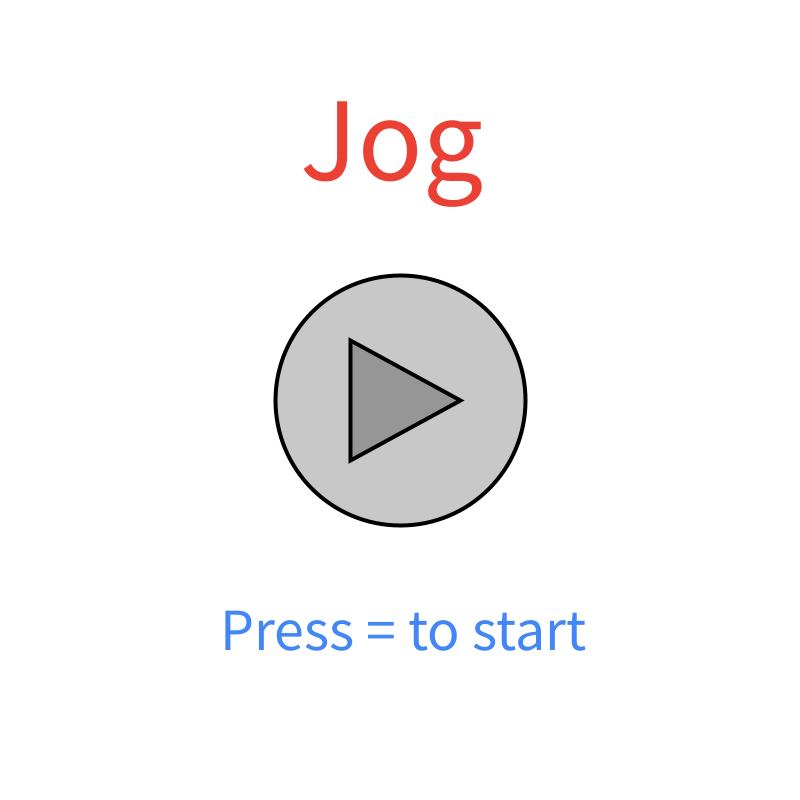
Frame 1 (no input)
Frame 60 (the mouse pressed at the canvas centre just before this capture): identical to frame 1, image omitted
Frame 120 (the mouse held since frame 60 and released just before this capture): identical to frame 1, image omitted

The Processing sketch that drew this single still picture (run headless with seeded random() and noise(); from frame 60 on, the mouse is pressed at the canvas centre):

// Processing sketch: Game
// ── Game.pde
private Character player;
private Tile[][] tiles = new Tile[26][4];
private float grav = 0.6;
private boolean alive, started = false;
private float up, down, left, right;
private int score = 0;
private int ground = 660;
private float wall = 140;

void setup(){
  size (800, 800);
  score = 0;
  player = new Character();
  player.location = new PVector (width/2, ground);
  //intially creates tiles
  for (int i = 0; i < tiles.length; i++){
    for (int j = 0; j < tiles[0].length; j++){
      tiles[i][j] = new Tile(j + 1, 25 / pow(1.25, i + 1), 25 / pow(1.25, i));
    }
  }
}

void score(){
  if (alive){
    score += 1;
    textSize (80);
    fill(0);
    text("SCORE: " + score, 200, 80);
  }
}

void startScreen(){
  background(255);
  textSize (120);
  fill(235, 64, 52);
  text("Jog", 300, 180);
  fill(66, 135, 245);
  textSize (60);
  text("Press = to start", 220, 650);
  stroke(0);
  strokeWeight(4);
  fill(200);
  ellipse(width/2, height/2, 250, 250);
  fill(150);
  triangle(width/2 + 60, height/2, width/2 - 50, height/2 - 60, width/2 - 50, height/2 + 60);
}

void deathScreen(){
  background(0);
  textSize (120);
  fill(235, 64, 52);
  text("YOU DIED", 160, 200);
  textSize (80);
  text("Your score was: " + score, 60, 410);
  fill(66, 135, 245);
  textSize (60);
  text("Press = to play again", 150, 580);
  text("Press - to go to start screen", 60, 670);
}

void draw(){
  //active game
  if(alive){
    tunnel();
    update();
    generate();
    score();
    if (score <= 100){
      textSize (100);
      fill(50, 168, 82);
      text("SURVIVE", 220, 400);
    }
  }
  //start screen
  else if (!started && !alive) {
    startScreen();
  }
  //death screen
  else {
    deathScreen();
  }
}

void tunnel(){
  background(66, 135, 245);
  //draws every tile
  for (int i = 0; i < tiles.length; i++){
    for (int j = 0; j < tiles[0].length; j++){
      tile(tiles[i][j]);
    }
  }
  strokeWeight(5);
  stroke(0);
  fill(0);
  //walls of tunnel
  line(width, height, width/2, height/2);
  line(width, 0, width/2, height/2);
  line(0, 0, width/2, height/2);
  line(0, height, width/2, height/2);
  //four lanes
  line(width/2, height, width/2, height/2);
  line(width/4, height, width/2, height/2);
  line(3*width/4, height, width/2, height/2);
  rect(width/2 -25,height/2 -25, 50, 50);
}

void avatar(float x, float y){
  //shadow
  fill(0);
  strokeWeight(0);
  ellipse(x, height - 98, 80, 40);
  //antenna
  stroke(80);
  strokeWeight(4);
  fill(150);
  line(x, y, x + 35, y - 60);
  line(x, y, x - 35, y - 60);
  ellipse(x + 35, y - 60, 8, 8);
  ellipse(x - 35, y - 60, 8, 8);
  //arms
  triangle(x + 15, y - 23, x + 65, y + 6, x + 45, y + 14);
  triangle(x - 15, y - 23, x - 65, y + 6, x - 45, y + 14);
  //legs
  triangle(x + 6, y + 20, x + 14, y + 52, x + 35, y + 45);
  triangle(x - 6, y + 20, x - 14, y + 52, x - 35, y + 45);
  //body
  ellipse(x, y, 80, 80);
}

void tile(Tile t){
  strokeWeight(4);
  //red if spike
  if (t.spike){
    stroke(245, 66, 66);
    fill(245, 66, 66);
  //transparent if not
  } else {
    stroke(0, 0);
    fill(0, 0);
  }
  if (t.lane == 1){
    quad(width/2 - t.back, height/2 + t.back, width/2 - t.back/2, height/2 + t.back, width/2 - t.front/2, height/2 + t.front, width/2 - t.front, height/2 + t.front);
    if (ground <= player.location.y && player.location.x >= width/2 - t.back && player.location.x <= width/2 - t.back/2 && ground + 40 <= height/2 + t.front && ground + 40 >= height/2 + t.back && t.spike){
      alive = false;
    }
  } 
  else if (t.lane == 2){
    quad(width/2 - t.back/2, height/2 + t.back, width/2, height/2 + t.back, width/2, height/2 + t.front, width/2 - t.front/2, height/2 + t.front);
    if (ground <= player.location.y && player.location.x >= width/2 - t.back/2 && player.location.x <= width/2 && ground + 40 <= height/2 + t.front && ground + 40 >= height/2 + t.back && t.spike){
      alive = false;
    }
  }
  else if (t.lane == 3){
    quad(width/2 + t.back/2, height/2 + t.back, width/2, height/2 + t.back, width/2, height/2 + t.front, width/2 + t.front/2, height/2 + t.front);
    if (ground <= player.location.y && player.location.x >= width/2 && player.location.x <= width/2 + t.back/2 && ground + 40 <= height/2 + t.front && ground + 40 >= height/2 + t.back && t.spike){
      alive = false;
    }
  }
  else if (t.lane == 4){
    quad(width/2 + t.back, height/2 + t.back, width/2 + t.back/2, height/2 + t.back, width/2 + t.front/2, height/2 + t.front, width/2 + t.front, height/2 + t.front);
    if (ground <= player.location.y && player.location.x >= width/2 + t.back/2 && player.location.x <= width/2 + t.back && ground + 40 <= height/2 + t.front && ground + 40 >= height/2 + t.back && t.spike){
      alive = false;
    }
  }
  //moves each part based on where they are
  t.back += t.back * 0.03;
  t.front += t.front * 0.03;
}

//recreates tiles when they are out of frame
void generate(){
  for (int i = 0; i < tiles.length; i++){
    for (int j = 0; j < tiles[0].length; j++){
      if (tiles[i][j].back >= height/2){
        tiles[i][j] = new Tile(tiles[i][j].lane, 20, 25);
      }
    }
  }
}

void update(){
  //if not on the ground, gravity affects velocity
  if (player.location.y < ground){
    player.velocity.y += grav;
  }
  else {
    player.velocity.y = 0;
  }
  control();
  avatar(player.location.x, player.location.y);
}

void control(){
  //detects if player is on the ground and not already jumping
  if (ground <= player.location.y && up != 0){
    player.velocity.y = -player.jump;
  }
  //adds left and right together so movement is neutral when both directions are pressed
  player.velocity.x = (left + right) * player.walk;
  //prevents player from going out of bounds
  PVector future = new PVector(player.location.x, player.location.y);
  future.add(player.velocity);
  //if can move, player moves
  if (future.x > wall && future.x < (width - wall)){
    player.location.x = future.x;
  }
  player.location.y = future.y;
}

void keyPressed(){
  if (key == 'a'){
    left = -1;
    player.direction = 1;
  }
  if (key == 'd'){
    right = 1;
    player.direction = -1;
  }
  if (key == 's'){
    down = 1;
  }
  if (key == ' '){
    up = -1;
  }
  //play and retry
  if (key == '=' && !alive){
    setup();
    alive = true;
    started = true;
  }
  //start screen
  if (key == '-' && !alive){
    setup();
    started = false;
  }
}

void keyReleased(){
  //keyReleased makes controls feel responsive
  if (key == 'a'){
    left = 0;
  }
  if (key == 'd'){
    right = 0;
  }
  if (key == 's'){
    down = 0;
  }
  if (key == ' '){
    up = 0;
  }
}

// ── Character.pde
public class Character {
  PVector location;
  PVector velocity = new PVector(0, 0);
  float direction = 1;
  float jump = 18;
  float walk = 6;
}
// ── Tile.pde
public class Tile{
  boolean spike;
  int lane;
  float back, front;

  Tile(int l, float b, float f){
    //chance of being spike
    float r = random(6);
    if (r < 1){
      spike = true;
    } else{
      spike = false;
    }
    lane = l;
    back = b;
    front = f;
  }
}
